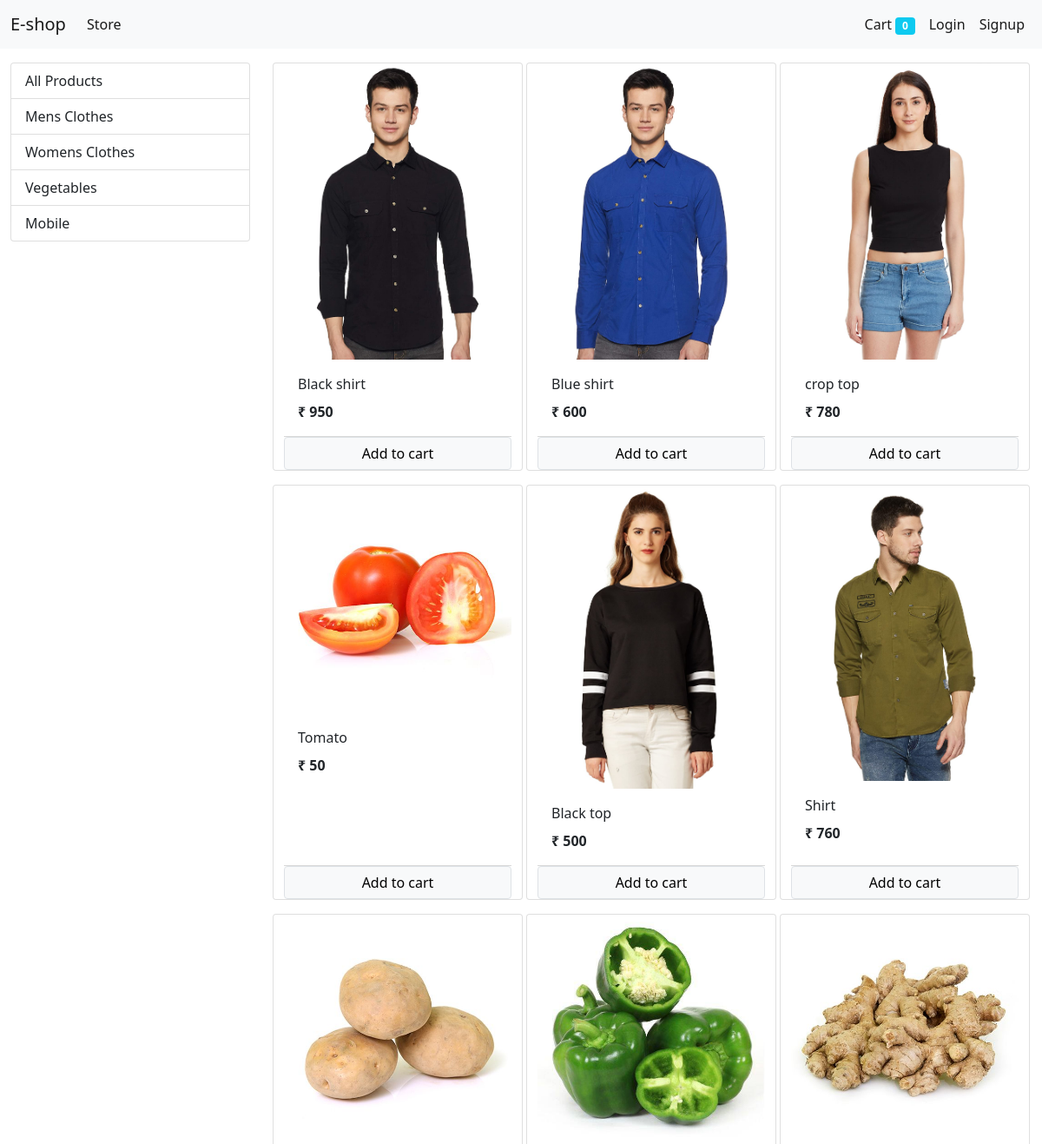
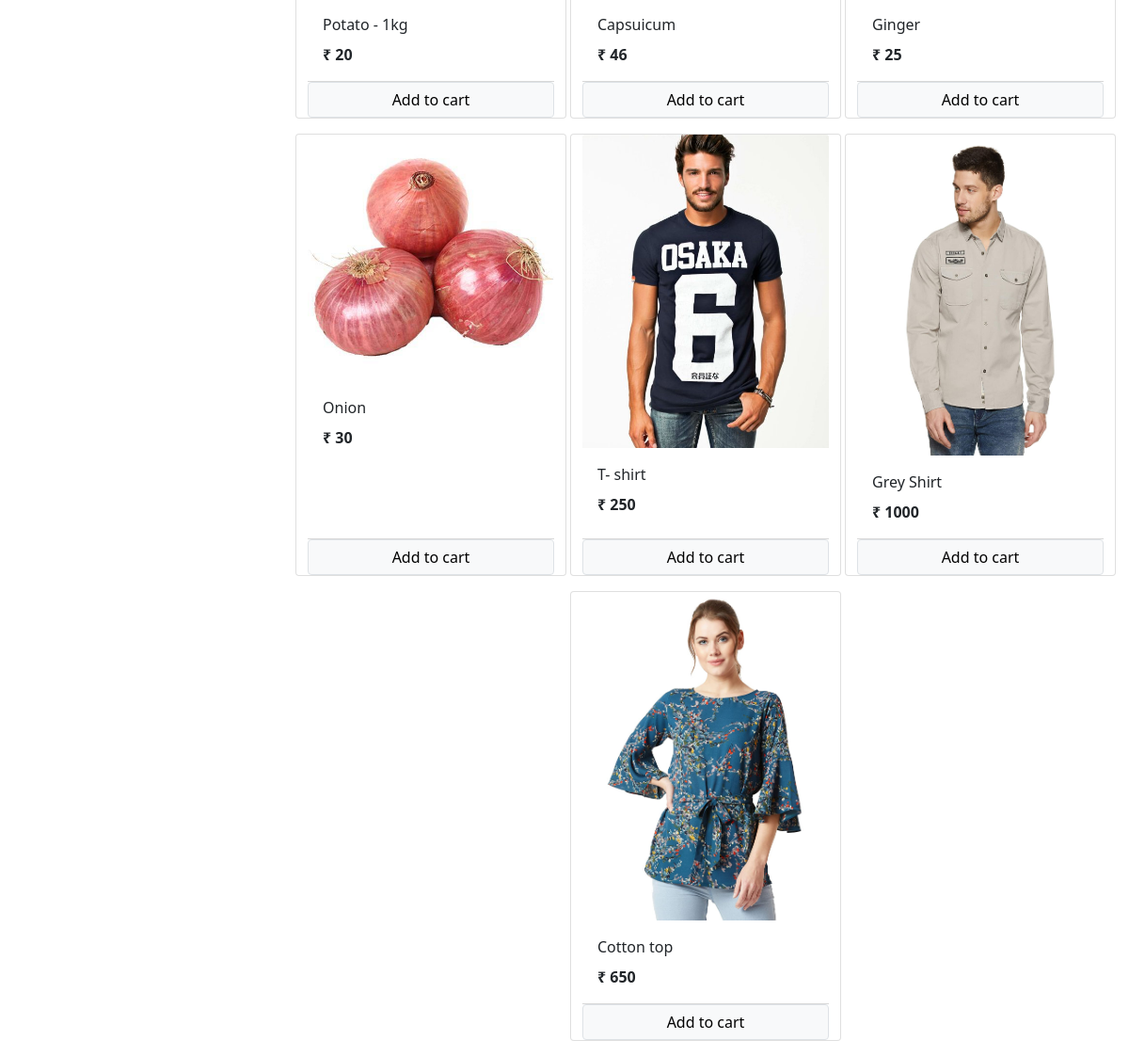
The page / on the database its author committed (2 pictures, top to bottom).
### store/models.py (models this page shows, shortened)
class Category(models.Model):
    name = models.CharField(max_length=20)
    class Meta:
        db_table = "category"
    @staticmethod
    def get_all_categories():
        return Category.objects.all()

class Product(models.Model):
    name = models.CharField(max_length=50)
    price = models.IntegerField(default=0)
    category = models.ForeignKey(Category, on_delete=models.CASCADE,default=1)
    description = models.CharField(max_length=200, default="")
    image = models.ImageField(upload_to='uploads/products/')
    class Meta:
        app_label = "store"
        db_table = "product"
    @staticmethod
    def get_all_products():
        return Product.objects.all()

### store/views/index.py (the view, shortened to what this page needs)
# urls.py: path('', index.Index.as_view(), name='homepage'),
class Index(View):
    def get(self, request):
        cart = request.session.get('cart')
        if not cart:
            request.session['cart'] = {}
        all_products = None
        all_categories = Category.get_all_categories()
        category_id = request.GET.get('category')
        if category_id:
            all_products = Product.get_product_by_id(category_id)
        else:
            all_products = Product.get_all_products()
        data = {}
        data['products'] = all_products
        data['categories'] = all_categories
        print(request.session.get("customer_email"))
        return render(request, 'index.html', data)

### store/templatetags/cart.py (called while the page is built)
@register.filter(name='is_in_cart')
def is_in_cart(product  , cart):
    keys = cart.keys()
    for id in keys:
        if int(id) == product.id:
            return True
    return False

### store/templatetags/custom_filter.py (called while the page is built)
@register.filter(name="currency")
def currency(number):
    return "₹ " + str(number)

### store/templates/index.html (shortened to what this page needs)
{% extends 'base.html' %}
{% block content %}
{% load cart %}
{% load custom_filter %}
<div class="container-fluid mt-3">
    <div class="row">
        <div class="col-lg-3 mx-auto">
            <div class="list-group">
                <a href="/" class="list-group-item list-group-item-action">All Products</a>
                {% for category in categories %}
                <a href="/?category={{category.id}}"
                    class="list-group-item list-group-item-action">{{category.name}}</a>
                {% endfor %}
            </div>
        </div>
        <div id="products" class="col-lg-9 mx-auto">
            <div class="row mx-auto">
                {% for product in products %}
                <div class="card mx-auto mb-3" id={{product.id}} style="width: 18rem;">
                    <img class="card-img-top" src="{{product.image.url}}" alt="Card image cap">
                    <div class="card-body">
                        <p class="card-title">{{product.name}}</p>
                        <p class="card-text"><b>{{product.price|currency}}</b></p>
                    </div>
                    {% if product|is_in_cart:request.session.cart %}
                    <div class="row">
                        <form action="/#{{product.id}}" method="POST" class="col-2">
                            {% csrf_token %}
                            <input type="text" hidden name="product" id="" value="{{product.id}}">
                            <input type="text" hidden name="remove" id="" value="True">
                            <input type="submit" class="btn btn-block btn-secondary" value=" - ">
                        </form>
                        <div class="text-center col">{{product|cart_quantity:request.session.cart}} in cart</div>
                        <form action="/#{{product.id}}" method="POST" class="col-2">
                            {% csrf_token %}
                            <input type="text" hidden name="product" id="" value="{{product.id}}">
                            <input type="submit" class="btn btn-block btn-secondary" value=" + ">
                        </form>
                    </div>
                    {% else %}
                    <form action="/#{{product.id}}" method="POST" class="btn-block">
                        <input type="submit" class="btn btn-light border form-control" value="Add to cart">
                    </form>
                    {% endif %}
                </div>
                {%endfor%}
            </div>
        </div>
    </div>
</div>
{% endblock %}

### store/templates/base.html (shortened to what this page needs)
<!doctype html>
<html lang="en">
<head>
    <link href="https://cdn.jsdelivr.net/npm/bootstrap@5.0.2/dist/css/bootstrap.min.css" rel="stylesheet"
>
</head>
<body>
    <nav class="navbar navbar-expand-lg navbar-light bg-light">
        <div class="container-fluid">
            <a class="navbar-brand" href="#">E-shop</a>
            <div class="collapse navbar-collapse" id="navbarSupportedContent">
                <ul class="navbar-nav me-auto mb-2 mb-lg-0">
                    <li class="nav-item">
                        <a class="nav-link active" aria-current="page" href="/">Store</a>
                    </li>
                </ul>
                <ul class="navbar-nav my-5 my-lg-0">
                    <li class="nav-item">
                        <a class="nav-link active" aria-current="page" href="/cart">Cart
                            <span class="badge bg-info">{{request.session.cart.keys|length}}</span>
                        </a>
                    </li>
                    {% if request.session.customer %}
                    <li class="nav-item">
                        <a class="nav-link active" aria-current="page" href="/order">Order</a>
                    </li>
                        <li class="nav-item">
                        <a class="nav-link active" aria-current="page" href="/logout">Logout</a>
                    </li>
                    {% else %}
                    <li class="nav-item">
                        <a class="nav-link active" aria-current="page" href="/login">Login</a>
                    </li>
                    <li class="nav-item">
                        <a class="nav-link active" aria-current="page" href="/signup">Signup</a>
                    </li>
                    {%endif%}
                </ul>
            </div>
        </div>
    </nav>
    {% block content %}
    {% endblock %}
</body>
</html>

### rows shown on the page
Category: name "Mens Clothes"
Category: name "Womens Clothes"
Category: name "Vegetables"
Category: name "Mobile"
Product: {{ product.id }} 1 (drawn), image (picture), name "Black shirt", price "₹ 950"
Product: image (picture), name "Blue shirt", price "₹ 600"
Product: image (picture), name "crop top", price "₹ 780"
Product: image (picture), name "Tomato", price "₹ 50"
Product: image (picture), name "Black top", price "₹ 500"
Product: image (picture), name "Shirt", price "₹ 760"
Product: image (picture), name "Potato - 1kg", price "₹ 20"
Product: image (picture), name "Capsuicum", price "₹ 46"
Product: image (picture), name "Ginger", price "₹ 25"
Product: image (picture), name "Onion", price "₹ 30"
Product: image (picture), name "T- shirt", price "₹ 250"
Product: image (picture), name "Grey Shirt", price "₹ 1000"
Product: image (picture), name "Cotton top", price "₹ 650"

### other values the page prints
{{ request.session.cart.keys|length }} "0"
